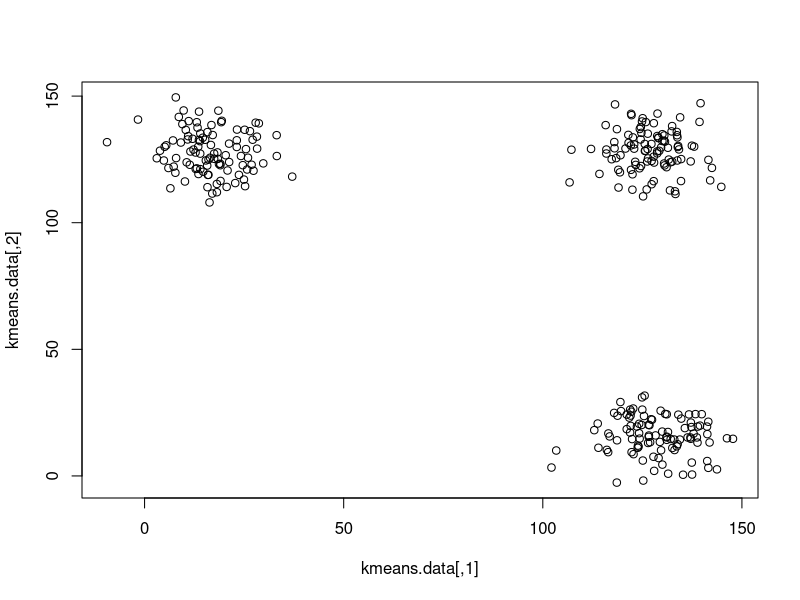
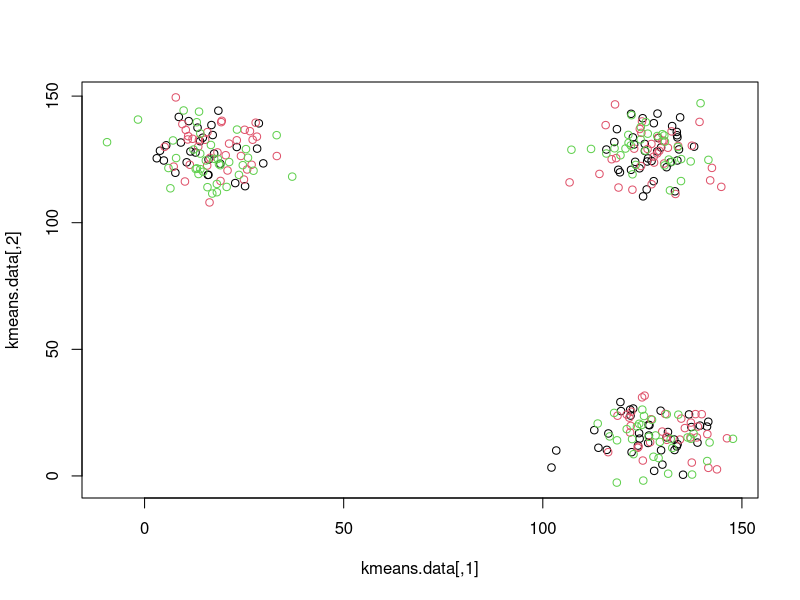
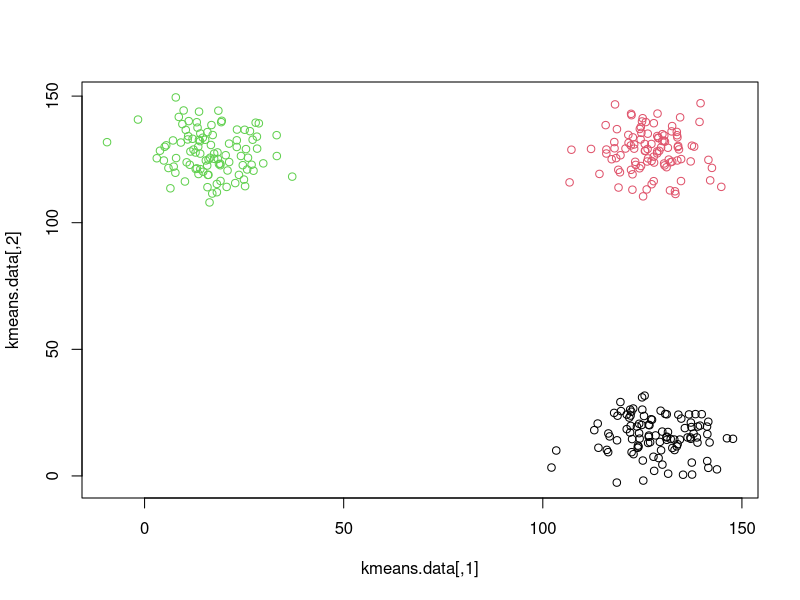
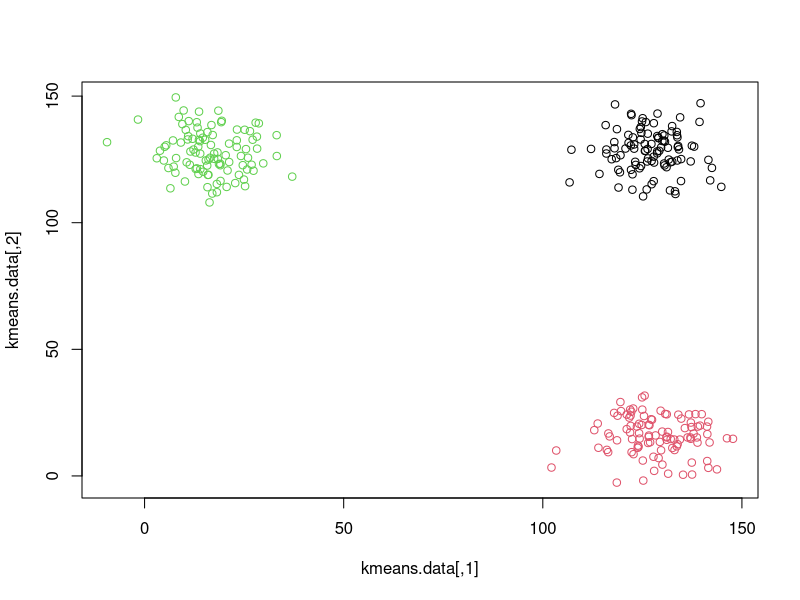
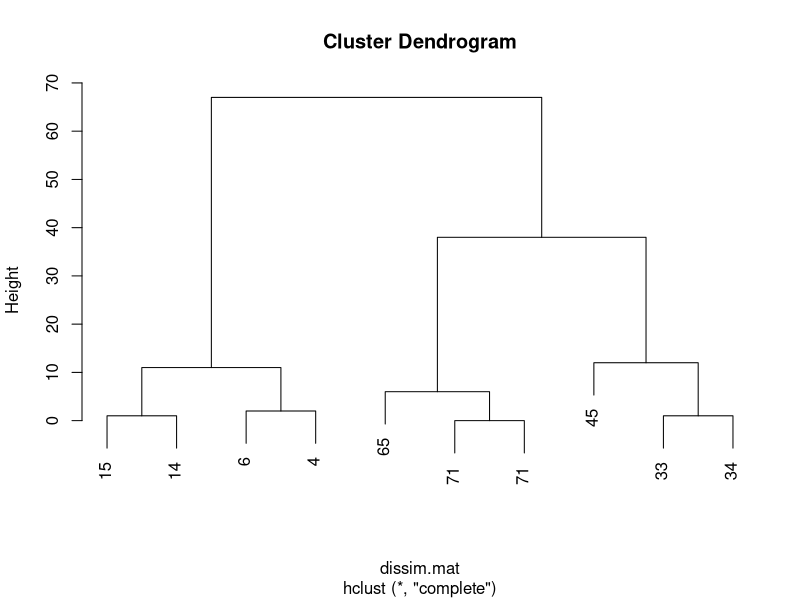
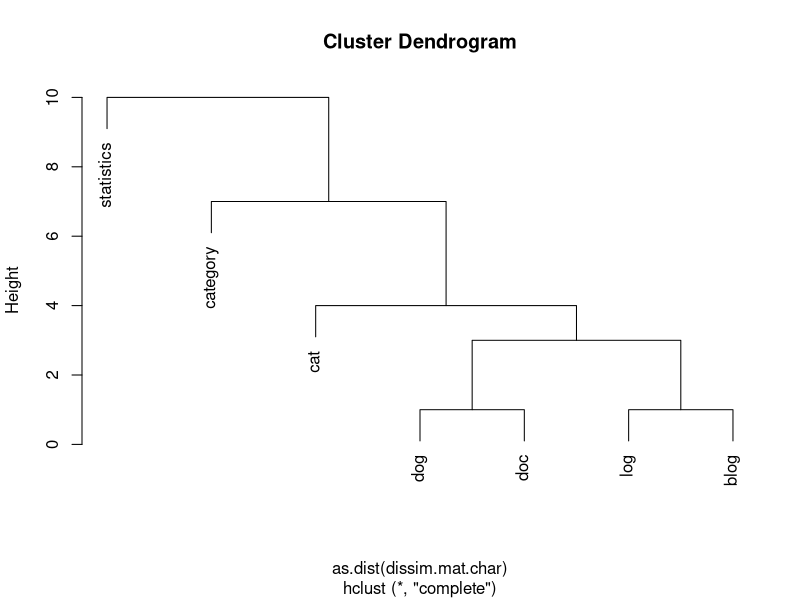
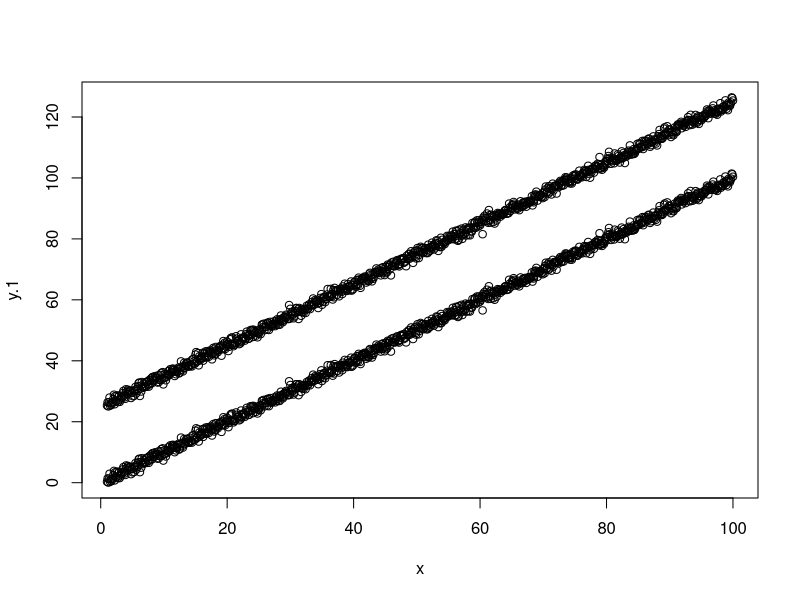
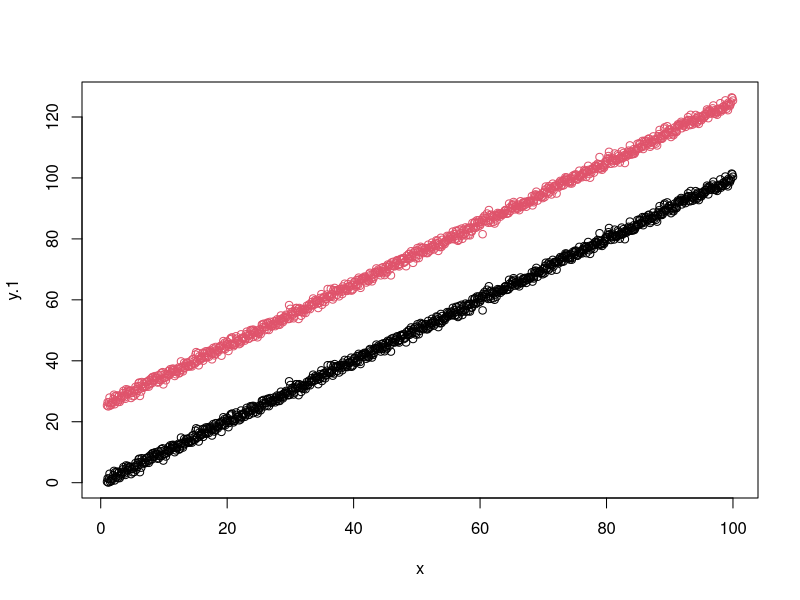

The R script that drew these images, in order:
## ---- chunk 1
knitr::opts_chunk$set(echo = TRUE)
## ---- chunk 2
cluster_1 <- c(10, 7, 10, 11, 9)
cluster_2 <- c(23, 22, 19, 22, 21)
## ---- chunk 3
cluster_1.prototype <- mean(cluster_1)
cluster_2.prototype <- mean(cluster_2)
## ---- chunk 4
word_cluster <- c("dog", "doc", "dot", "bog", "log")
## ---- chunk 5
c.size <- 100
c1.true <- c(16, 128)
c2.true <- c(128, 16)
c3.true <- c(128, 128)
c1.gen <- cbind(rnorm(c.size, mean=c1.true[1], sd=8), rnorm(c.size, mean=c1.true[2], sd=8))
c2.gen <- cbind(rnorm(c.size, mean=c2.true[1], sd=8), rnorm(c.size, mean=c2.true[2], sd=8))
c3.gen <- cbind(rnorm(c.size, mean=c3.true[1], sd=8), rnorm(c.size, mean=c3.true[2], sd=8))

kmeans.data <- rbind(c1.gen, c2.gen, c3.gen)
plot(kmeans.data)
## ---- chunk 6
euclidean.distance.2d <- function(a, b) {  return(sqrt((a[1] - b[1])**2 + (a[2] - b[2])**2)) }

k <- 3
## ---- chunk 7
# To do this, we can shuffle our data around then assign the first third of the data to cluster 1, the second third
# to cluster 2, and the last third of the data to cluster 3.
kmeans.data <- kmeans.data[sample(nrow(kmeans.data)),]
cluster.ids <- rep(1:3, rep(nrow(kmeans.data)/k, k))
cluster.centroids <- rep(0, k)
## ---- chunk 8
plot(kmeans.data, col=cluster.ids)
## ---- chunk 9
while (TRUE) {
  # Step 2: Update cluster centroids.
  c.sizes <- rep(0, k)                   # Used to keep track of cluster sizes.
  c.totals <- matrix(0, nrow=k, ncol=2)  # Used to keep track of cluster magnitudes (intermediate step in computing centroids)
  for (j in 1:length(cluster.ids)) {
    c.id <- cluster.ids[j]
    c.sizes[c.id] <- c.sizes[c.id] + 1
    c.totals[c.id,1] <- c.totals[c.id,1] + kmeans.data[j,1]
    c.totals[c.id,2] <- c.totals[c.id,2] + kmeans.data[j,2]
  }
  # Compute centroids.
  cluster.centroids <- c.totals / c.sizes

  # Step 3: Reassign data points to cluster with closest centroid.
  # If nothing changes, we'll say that clustering has converged.
  something_changed <- FALSE
  for (j in 1:length(cluster.ids)) {
    min_dist <- Inf
    c.id <- 0
    for (c in 1:k) {
      dist <- euclidean.distance.2d(kmeans.data[j,], cluster.centroids[c,])
      if (dist < min_dist) {
        min_dist <- dist
        c.id <- c
      }
    }
    if (c.id != cluster.ids[j]) { something_changed <- TRUE }
    cluster.ids[j] <- c.id
  }
  if (!something_changed) { break }
}
## ---- chunk 10
plot(kmeans.data, col=cluster.ids)
## ---- chunk 11
kmeans.cluster <- kmeans(kmeans.data, k, 1000)
plot(kmeans.data, col=kmeans.cluster[["cluster"]])
## ---- chunk 12
# This should give us three normally distributed clusters where each cluster's mean is uniformally distributed between 1 and 100 with a sd of 10.
hclust.data <- floor(rnorm(10, floor(runif(3, 1, 100)), 10))
## ---- chunk 13
# We'll provide our data and that we'd like to use euclidean distance.
dissim.mat <- dist(hclust.data, method="euclidean")
## ---- chunk 14
hclusters <- hclust(dissim.mat)
## ---- chunk 15
plot(hclusters, labels=as.character(hclust.data))
## ---- chunk 16
hclust.data.char <- c("dog", "doc", "log", "blog", "cat", "category", "statistics")
## ---- chunk 17
dissim.mat.char <- adist(hclust.data.char)
## ---- chunk 18
hclusters.char <- hclust(as.dist(dissim.mat.char))
plot(hclusters.char, labels=hclust.data.char)
## ---- chunk 19
require(dbscan)
library(dbscan)
## ---- chunk 20
# y = 0.5x
x <- seq(from=1, to=100, by=0.1)
e <- rnorm(length(x), 0, 1)
y.1 <- x + e
y.2 <- y.1 + 25

dbscan.data <- rbind(cbind(x, y.1), cbind(x, y.2))
plot(dbscan.data)
## ---- chunk 21
dbscan.clusters <- dbscan(dbscan.data, eps=5, minPts=5)
plot(dbscan.data, col=dbscan.clusters$cluster)
## ---- chunk 22
comparison.clusters <- kmeans(dbscan.data, 2, 1000)
plot(dbscan.data, col=comparison.clusters[["cluster"]])
